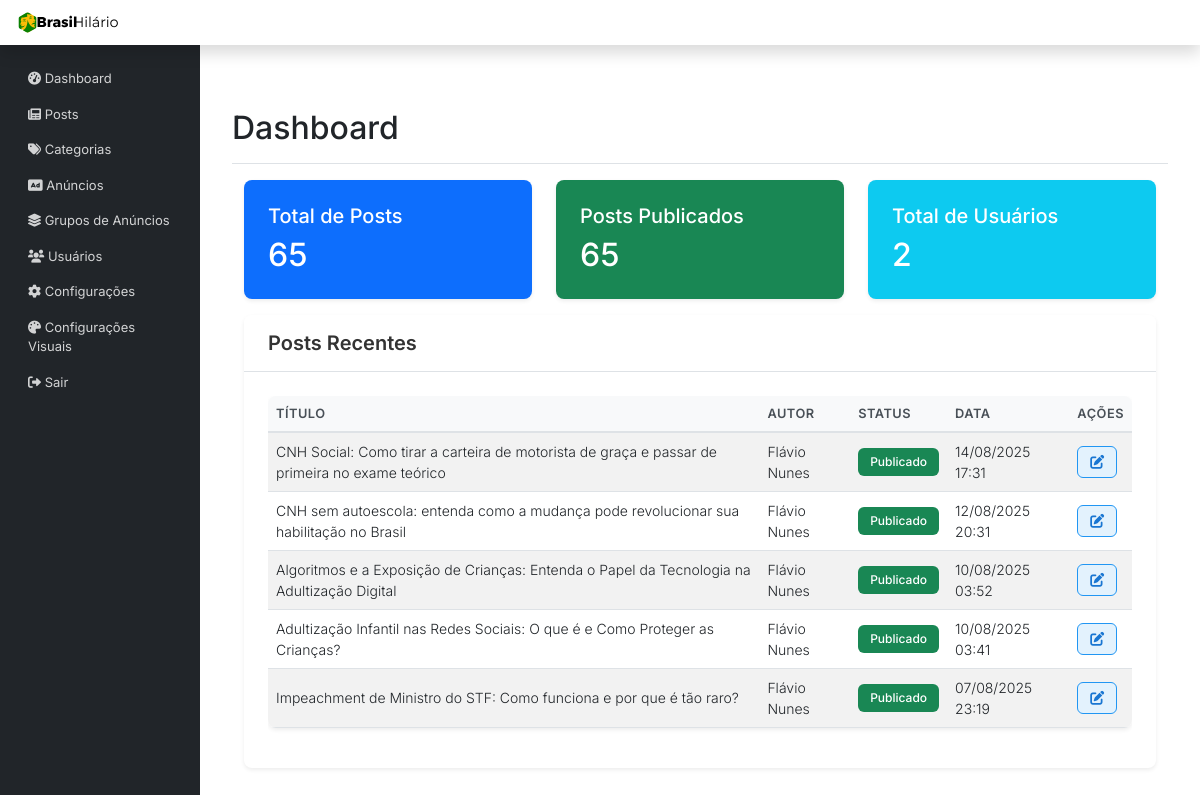
Page /admin/index.php (signed in) on the committed database.
### tables this page shows
CREATE TABLE `posts` (
  `id` int(11) NOT NULL,
  `titulo` varchar(255) NOT NULL,
  `resumo` text,
  `slug` varchar(255) NOT NULL,
  `conteudo` longtext NOT NULL,
  `editor_type` enum('tinymce','markdown') NOT NULL DEFAULT 'tinymce',
  `data_publicacao` datetime NOT NULL DEFAULT CURRENT_TIMESTAMP,
  `publicado` tinyint(1) NOT NULL DEFAULT '1',
  `imagem_destacada` varchar(255) DEFAULT NULL,
  `visualizacoes` int(11) NOT NULL DEFAULT '0',
  `categoria_id` int(11) NOT NULL,
  `autor_id` int(11) DEFAULT NULL,
  `criado_em` datetime DEFAULT CURRENT_TIMESTAMP,
  `atualizado_em` datetime DEFAULT CURRENT_TIMESTAMP ON UPDATE CURRENT_TIMESTAMP
);

CREATE TABLE `usuarios` (
  `id` int(11) NOT NULL,
  `nome` varchar(100) DEFAULT NULL,
  `email` varchar(100) DEFAULT NULL,
  `senha` varchar(255) DEFAULT NULL,
  `tipo` enum('admin','editor','autor') NOT NULL DEFAULT 'autor',
  `avatar` varchar(255) DEFAULT NULL,
  `biografia` text,
  `ultimo_login` datetime DEFAULT NULL,
  `status` enum('ativo','inativo','bloqueado') NOT NULL DEFAULT 'ativo',
  `criado_em` datetime DEFAULT CURRENT_TIMESTAMP
);

### admin/index.php (the view, shortened to what this page needs)
<?php
require_once '../includes/db.php';
$total_posts = 0;
$posts_publicados = 0;
$total_usuarios = 0;
$posts_recentes = [];
try {
    $stmt = $pdo->query("SELECT COUNT(*) as total FROM posts");
    $total_posts = $stmt->fetch(PDO::FETCH_ASSOC)['total'];
    $stmt = $pdo->query("SELECT COUNT(*) as total FROM posts WHERE publicado = 1");
    $posts_publicados = $stmt->fetch(PDO::FETCH_ASSOC)['total'];
    $stmt = $pdo->query("SELECT COUNT(*) as total FROM usuarios");
    $total_usuarios = $stmt->fetch(PDO::FETCH_ASSOC)['total'];
    $stmt = $pdo->query("
        SELECT p.id, p.titulo, p.data_publicacao, p.publicado, p.visualizacoes, u.nome as autor
        FROM posts p
        LEFT JOIN usuarios u ON p.autor_id = u.id
        ORDER BY p.data_publicacao DESC
        LIMIT 5
    ");
    $posts_recentes = $stmt->fetchAll(PDO::FETCH_ASSOC);
} catch (Exception $e) {
    error_log("Erro ao obter estatísticas: " . $e->getMessage());
    $error = "Erro ao carregar estatísticas. Por favor, tente novamente mais tarde.";
}
include 'includes/header.php';
?>
<div class="d-flex justify-content-between flex-wrap flex-md-nowrap align-items-center pt-3 pb-2 mb-3 border-bottom">
    <h1 class="h2">Dashboard</h1>
</div>
            <div class="row">
                <div class="col-md-4 mb-4">
                    <div class="card bg-primary text-white">
                        <div class="card-body">
                            <h5 class="card-title">Total de Posts</h5>
                            <h2 class="card-text"><?php echo $total_posts; ?></h2>
                        </div>
                    </div>
                </div>
                <div class="col-md-4 mb-4">
                    <div class="card bg-success text-white">
                        <div class="card-body">
                            <h5 class="card-title">Posts Publicados</h5>
                            <h2 class="card-text"><?php echo $posts_publicados; ?></h2>
                        </div>
                    </div>
                </div>
                <div class="col-md-4 mb-4">
                    <div class="card bg-info text-white">
                        <div class="card-body">
                            <h5 class="card-title">Total de Usuários</h5>
                            <h2 class="card-text"><?php echo $total_usuarios; ?></h2>
                        </div>
                    </div>
                </div>
            </div>
            <div class="row">
                <div class="col-md-12">
                    <div class="card">
                        <div class="card-header">
                            <h5 class="card-title mb-0">Posts Recentes</h5>
                        </div>
                        <div class="card-body">
                            <div class="table-responsive">
                                <table class="table table-striped">
                                    <thead>
                                        <tr>
                                            <th>Título</th>
                                            <th>Autor</th>
                                            <th>Status</th>
                                            <th>Data</th>
                                            <th>Ações</th>
                                        </tr>
                                    </thead>
                                    <tbody>
                                        <?php foreach ($posts_recentes as $post): ?>
                                        <tr>
                                            <td><?php echo htmlspecialchars($post['titulo'] ?? ''); ?></td>
                                            <td><?php echo htmlspecialchars($post['autor'] ?? 'Sem autor'); ?></td>
                                            <td>
                                                <span class="badge bg-<?php echo ($post['publicado'] ?? 0) ? 'success' : 'warning'; ?>">
                                                    <?php echo ($post['publicado'] ?? 0) ? 'Publicado' : 'Rascunho'; ?>
                                                </span>
                                            </td>
                                            <td><?php echo date('d/m/Y H:i', strtotime($post['data_publicacao'] ?? 'now')); ?></td>
                                            <td>
                                                <a href="editar-post.php?id=<?php echo $post['id']; ?>" class="btn btn-sm btn-primary">
                                                    <i class="fas fa-edit"></i>
                                                </a>
                                            </td>
                                        </tr>
                                        <?php endforeach; ?>
                                    </tbody>
                                </table>
                            </div>
                        </div>
                    </div>
                </div>
            </div>
<?php include 'includes/footer.php'; ?>

### admin/css-custom/style-custom-adm.css (style rules this page uses)
html, body { height: 100%; }
body { display: flex; flex-direction: column; }
.row { flex: 1; display: flex; }
.col-md-9.ms-sm-auto.col-lg-10.px-md-4 > * { flex: 0 0 auto; }
.card { height: auto; display: block; }
.card-body { flex: none; }
.table-responsive { flex: none; display: block; }
.table { flex: none; }
.d-flex.justify-content-between, .btn-group, .alert, .nav-tabs, .tab-content { flex: none; display: block; }
.row .col-md-12, .row .col-md-6, .row .col-md-4, .row .col-md-3 { flex: none; display: block; }
.d-flex { display: flex !important; }
.mb-3, .mb-4, .mb-5 { margin-bottom: 1rem !important; }
.btn-toolbar, .d-flex.justify-content-between { margin-top: 0; margin-bottom: 1rem; }
.card-header h5 { color: #333; font-weight: 600; }
.btn { border-radius: 0.375rem; font-weight: 500; }
.badge { font-size: 0.875rem; padding: 0.5rem 0.75rem; }
.table { border-radius: 0.5rem; overflow: hidden; box-shadow: 0 0.125rem 0.25rem rgba(0, 0, 0, 0.075); }
.table thead th { background-color: #f8f9fa; border-bottom: 2px solid #dee2e6; font-weight: 600; color: #495057; text-transform: uppercase; font-size: 0.8rem; letter-spacing: 0.5px; }
.table tbody a { color: #007bff; text-decoration: none; font-weight: 500; }
.btn-sm { padding: 0.375rem 0.75rem; font-size: 0.875rem; border-radius: 0.375rem; font-weight: 500; transition: all 0.2s ease; border: 1px solid; display: inline-flex; align-items: center; justify-content: center; min-height: 32px; line-height: 1; }
.btn-sm i { color: inherit; display: inline-block; vertical-align: middle; line-height: 1; font-size: 0.875rem; width: 1em; height: 1em; text-align: center; }
.btn-sm.btn-primary { background-color: #e3f2fd; border-color: #2196f3; color: #1976d2; }
.btn-sm.btn-primary i { color: inherit; }

### admin/includes/header.php (style rules this page uses)
body { font-family: 'Inter', sans-serif; }
.row { margin-left: 0; margin-right: 0; }
.container-fluid .row { margin: 0; }
.col-md-9.ms-sm-auto.col-lg-10.px-md-4 > * { width: 100%; max-width: 100%; }
html, body { height: 100%; }
body { display: flex; flex-direction: column; }
.row { flex: 1; display: flex; }
.col-md-9.ms-sm-auto.col-lg-10.px-md-4 > * { flex: 0 0 auto; }
.card, .table-responsive, form, .alert, .nav-tabs, .tab-content { flex: none; display: block; }
.row .col-md-12, .row .col-md-6, .row .col-md-4, .row .col-md-3 { flex: none; display: block; }
.d-flex { display: flex !important; }
.card { border: none; box-shadow: 0 0.125rem 0.25rem rgba(0, 0, 0, 0.075); border-radius: 0.5rem; }
.card-header { background-color: #fff; border-bottom: 1px solid #dee2e6; border-radius: 0.5rem 0.5rem 0 0 !important; padding: 1rem 1.5rem; }
.card-body { padding: 1.5rem; }
.table th { border-top: none; font-weight: 600; color: #495057; background-color: #f8f9fa; }
.table td { vertical-align: middle; }
.btn { border-radius: 0.375rem; font-weight: 500; }
.badge { font-size: 0.75rem; font-weight: 500; }

### rows in the picture
posts: titulo "CNH Social: Como tirar a carteira de motorista de graça e passar de primeira no exame teórico", autor.nome "Flávio Nunes", publicado "Publicado", data_publicacao "14/08/2025 17:31"
posts: titulo "CNH sem autoescola: entenda como a mudança pode revolucionar sua habilitação no Brasil", autor.nome "Flávio Nunes", publicado "Publicado", data_publicacao "12/08/2025 20:31"
posts: titulo "Algoritmos e a Exposição de Crianças: Entenda o Papel da Tecnologia na Adultização Digital", autor.nome "Flávio Nunes", publicado "Publicado", data_publicacao "10/08/2025 03:52"
posts: titulo "Adultização Infantil nas Redes Sociais: O que é e Como Proteger as Crianças?", autor.nome "Flávio Nunes", publicado "Publicado", data_publicacao "10/08/2025 03:41"
posts: titulo "Impeachment de Ministro do STF: Como funciona e por que é tão raro?", autor.nome "Flávio Nunes", publicado "Publicado", data_publicacao "07/08/2025 23:19"

### other values in the picture
$total_posts "65"
$posts_publicados "65"
$total_usuarios "2"
